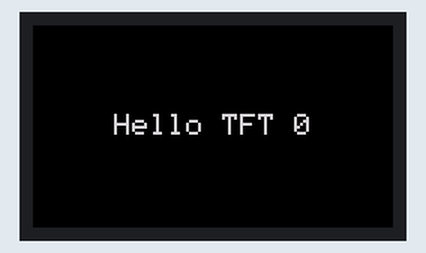
Bench run of a program on a simulated ESP32-C3. On the bench: 240×135 colour display. What the program prints to the serial monitor is not drawn.

Above: at 0.2 s.
At 4.4 s:
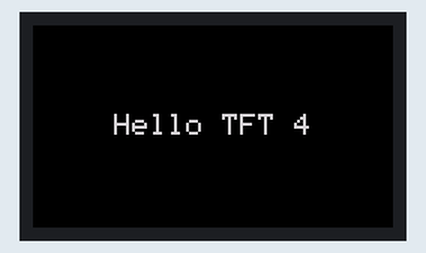
At 9.5 s:
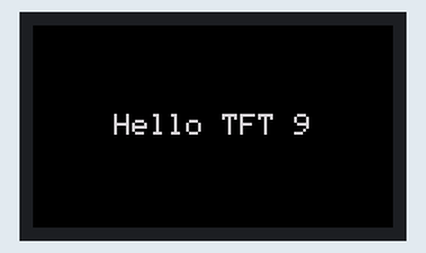
At 18.8 s:
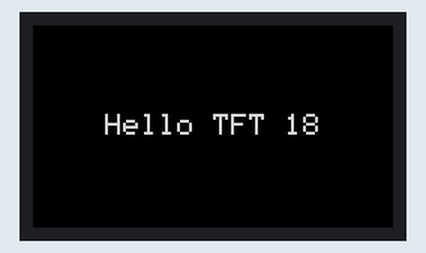
At 28.1 s:
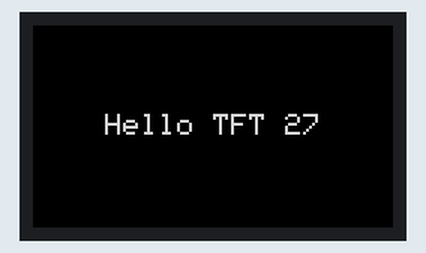
At 38.5 s:
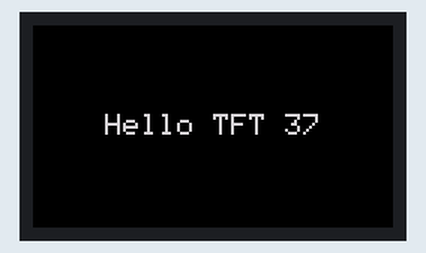

Measured:
- what the display in image 1 shows lasts 1.1 s, from 4.3 s to 5.4 s

The program:

main.cpp
```cpp
#include <Arduino.h>
#include <TFT_eSPI.h>


TFT_eSPI tft = TFT_eSPI(135, 240); // Invoke custom library

void tft_log(const String &text){
    tft.fillScreen(TFT_BLACK);
    tft.setTextDatum(MC_DATUM);
    tft.setTextColor(TFT_LIGHTGREY);
    tft.setTextSize(2);
    tft.drawString(text.c_str(),  tft.width() / 2, tft.height() / 2 );
}

void setup()
{
    Serial.begin(115200);
    tft.init();
    tft.setRotation(3);
}

void loop()
{
    static int count = 0;
    const String message = "Hello TFT "+String(count);
    Serial.println(message);
    tft_log(message);
    delay(1000);
    count++;
}
```
